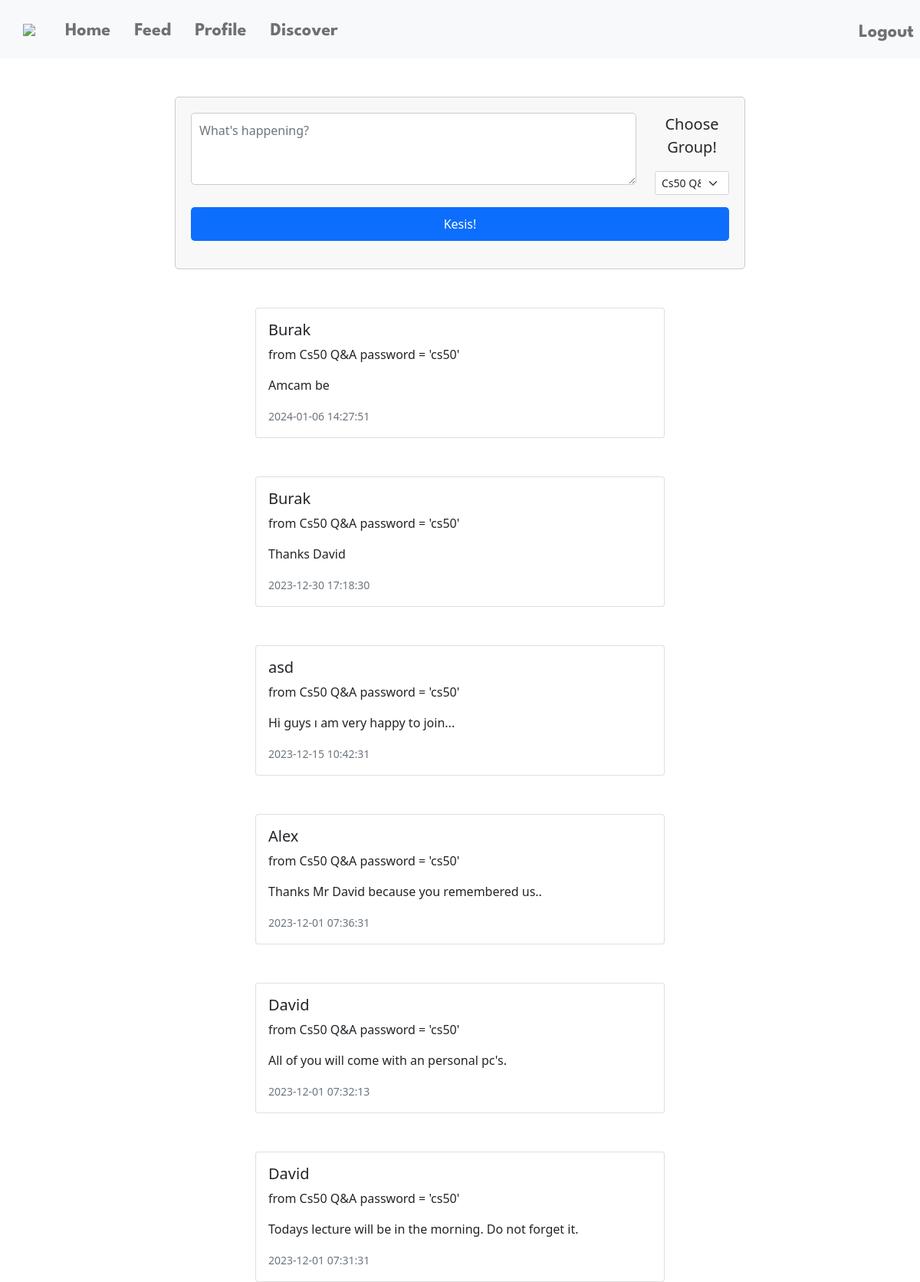
The app's page /feed (signed in) with its own data.
### tables this page shows
CREATE TABLE posts (
post_id INTEGER PRIMARY KEY AUTOINCREMENT NOT NULL,
user_id INTEGER NOT NULL,
group_id INTEGER NOT NULL, content TEXT, date TIMESTAMP DEFAULT CURRENT_TIMESTAMP,
FOREIGN KEY (user_id) REFERENCES users(id),
FOREIGN KEY (group_id) REFERENCES groups(group_id));

CREATE TABLE users (
id INTEGER PRIMARY KEY AUTOINCREMENT NOT NULL,
username TEXT NOT NULL,
hash TEXT NOT NULL,
birthday DATE NOT NULL);

CREATE TABLE groups (
group_id INTEGER PRIMARY KEY AUTOINCREMENT NOT NULL,
group_name TEXT NOT NULL,
group_pass TEXT NOT NULL);

### app.py (the view, shortened to what this page needs)
@app.route("/feed", methods=["GET", "POST"])
@login_required
def feed():
    if request.method == "GET":
        users_groups = db.execute("SELECT group_id, group_name FROM groups WHERE group_id IN (SELECT group_id FROM group_members WHERE user_id = ?)", session["user_id"])
        users_posts = db.execute("SELECT USERS.username, GROUPS.group_name, POSTS.content, POSTS.date FROM posts JOIN users ON USERS.id = POSTS.user_id JOIN groups ON GROUPS.group_id = POSTS.group_id WHERE POSTS.group_id IN (SELECT group_id FROM group_members WHERE user_id = ?)", session["user_id"])
        return render_template("feed.html", users_groups=users_groups, users_posts=reversed(users_posts))

### app.py (called while the page is built)
@app.after_request
def after_request(response):
    response.headers["Cache-Control"] = "no-cache, no-store, must-revalidate"
    response.headers["Expires"] = 0
    response.headers["Pragma"] = "no-cache"
    return response

### helpers.py (called while the page is built)
def login_required(f):
    @wraps(f)
    def decorated_function(*args, **kwargs):
        if session.get("user_id") is None:
            return redirect("/login")
        return f(*args, **kwargs)
    return decorated_function

### templates/feed.html (shortened to what this page needs)
{% extends "layout.html" %}
{% block main %}
    <div class = "container">
        <div class="row mb-3">
            <div>
                <form action="/feed" method="post" class="col-8">
                    <div class="row">
                        <div class="col-10">
                            <textarea class="form-control w-100" name="text" rows="3" placeholder ="What's happening?"></textarea>
                        </div>
                        <div class="col-2">
                            <label class = "lead text-center fs-5 mb-3">Choose Group!</label>
                            <select class="form-select form-select-sm mb-3" name="group_id">
                                {%for group in users_groups%}
                                        <option value ="{{group['group_id']}}">
                                            {{group["group_name"]}}
                                        </option>
                                {%endfor%}
                            </select>
                        </div>
                    </div>
                    <div class="mb-3" class="row">
                        <button type="submit" class="btn btn-primary">Kesis!</button>
                    </div>
                </form>
            </div>
        </div>
    {% for post in users_posts %}
        <div class="container">
            <div class="row">
            <div class="col-md-6 offset-md-3">
                <div class="card">
                <div class="card-body">
                    <h5 class="card-title">{{post["username"]}} </h5>
                    <p class="font-italic">from {{post["group_name"]}}</p>
                    <p class="card-text">{{post["content"]}}</p>
                    <p class="card-text"><small class="text-muted">{{post["date"]}}</small></p>
                </div>
                </div>
            </div>
            </div>
        </div>
    {% endfor %}
    </div>
{% endblock %}

### static/styles.css (style rules this page uses)
form { width: 300px; margin: 0 auto; padding: 20px; border: 1px solid #ccc; border-radius: 5px; background-color: #f8f8f8; }
.form-control { width: 100%; padding: 10px; border: 1px solid #ccc; border-radius: 5px; }
.btn { width: 100%; padding: 10px; color: #fff; border: none; border-radius: 5px; }
.container { margin-top: 50px; }

### records on screen
posts: username "Burak", group_name "Cs50 Q&A password = 'cs50'", content "Amcam be", date "2024-01-06 14:27:51"
posts: username "Burak", group_name "Cs50 Q&A password = 'cs50'", content "Thanks David", date "2023-12-30 17:18:30"
posts: username "asd", group_name "Cs50 Q&A password = 'cs50'", content "Hi guys ı am very happy to join...", date "2023-12-15 10:42:31"
posts: username "Alex", group_name "Cs50 Q&A password = 'cs50'", content "Thanks Mr David because you remembered us..", date "2023-12-01 07:36:31"
posts: username "David", group_name "Cs50 Q&A password = 'cs50'", content "All of you will come with an personal pc's.", date "2023-12-01 07:32:13"
posts: username "David", group_name "Cs50 Q&A password = 'cs50'", content "Todays lecture will be in the morning. Do not forget it.", date "2023-12-01 07:31:31"

### other values on screen
form field group_id "Cs50 Q&A password = 'cs50'"
